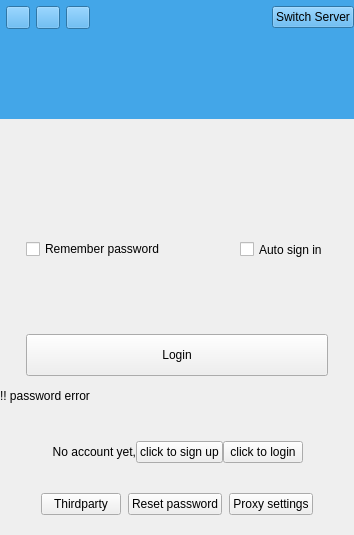
<?xml version="1.0" encoding="UTF-8"?>
<ui version="4.0">
 <class>wizLoginWidget</class>
 <widget class="QWidget" name="wizLoginWidget">
  <property name="geometry">
   <rect>
    <x>0</x>
    <y>0</y>
    <width>354</width>
    <height>535</height>
   </rect>
  </property>
  <property name="maximumSize">
   <size>
    <width>354</width>
    <height>16777215</height>
   </size>
  </property>
  <property name="windowTitle">
   <string>Form</string>
  </property>
  <layout class="QVBoxLayout" name="verticalLayout_7">
   <property name="spacing">
    <number>0</number>
   </property>
   <property name="leftMargin">
    <number>0</number>
   </property>
   <property name="topMargin">
    <number>0</number>
   </property>
   <property name="rightMargin">
    <number>0</number>
   </property>
   <property name="bottomMargin">
    <number>0</number>
   </property>
   <item>
    <layout class="QHBoxLayout" name="layout_titleBar">
     <item>
      <widget class="QWidget" name="widget_titleBar" native="true">
       <property name="minimumSize">
        <size>
         <width>0</width>
         <height>0</height>
        </size>
       </property>
       <property name="autoFillBackground">
        <bool>false</bool>
       </property>
       <property name="styleSheet">
        <string notr="true">background-color:#43a6e8</string>
       </property>
       <layout class="QHBoxLayout" name="horizontalLayout_7">
        <property name="leftMargin">
         <number>0</number>
        </property>
        <property name="topMargin">
         <number>0</number>
        </property>
        <property name="rightMargin">
         <number>0</number>
        </property>
        <property name="bottomMargin">
         <number>0</number>
        </property>
        <item>
         <layout class="QHBoxLayout" name="horizontalLayout">
          <property name="spacing">
           <number>6</number>
          </property>
          <property name="leftMargin">
           <number>6</number>
          </property>
          <property name="topMargin">
           <number>6</number>
          </property>
          <item>
           <widget class="QToolButton" name="btn_close">
            <property name="text">
             <string/>
            </property>
           </widget>
          </item>
          <item>
           <widget class="QToolButton" name="btn_max">
            <property name="text">
             <string/>
            </property>
           </widget>
          </item>
          <item>
           <widget class="QToolButton" name="btn_min">
            <property name="text">
             <string/>
            </property>
           </widget>
          </item>
          <item>
           <spacer name="horizontalSpacer">
            <property name="orientation">
             <enum>Qt::Horizontal</enum>
            </property>
            <property name="sizeHint" stdset="0">
             <size>
              <width>40</width>
              <height>20</height>
             </size>
            </property>
           </spacer>
          </item>
          <item>
           <widget class="QPushButton" name="btn_selectServer">
            <property name="text">
             <string>Switch Server</string>
            </property>
           </widget>
          </item>
         </layout>
        </item>
       </layout>
      </widget>
     </item>
    </layout>
   </item>
   <item>
    <widget class="QWidget" name="widget" native="true">
     <property name="styleSheet">
      <string notr="true">background-color: #43A6E8;</string>
     </property>
     <layout class="QHBoxLayout" name="horizontalLayout_8">
      <property name="spacing">
       <number>0</number>
      </property>
      <property name="leftMargin">
       <number>0</number>
      </property>
      <property name="topMargin">
       <number>0</number>
      </property>
      <property name="rightMargin">
       <number>0</number>
      </property>
      <property name="bottomMargin">
       <number>0</number>
      </property>
      <item>
       <layout class="QHBoxLayout" name="horizontalLayout_10">
        <property name="spacing">
         <number>0</number>
        </property>
        <item>
         <spacer name="horizontalSpacer_7">
          <property name="orientation">
           <enum>Qt::Horizontal</enum>
          </property>
          <property name="sizeHint" stdset="0">
           <size>
            <width>0</width>
            <height>10</height>
           </size>
          </property>
         </spacer>
        </item>
        <item>
         <widget class="QLabel" name="label_logo">
          <property name="minimumSize">
           <size>
            <width>0</width>
            <height>90</height>
           </size>
          </property>
          <property name="styleSheet">
           <string notr="true"/>
          </property>
          <property name="text">
           <string/>
          </property>
         </widget>
        </item>
        <item>
         <spacer name="horizontalSpacer_12">
          <property name="orientation">
           <enum>Qt::Horizontal</enum>
          </property>
          <property name="sizeHint" stdset="0">
           <size>
            <width>0</width>
            <height>10</height>
           </size>
          </property>
         </spacer>
        </item>
       </layout>
      </item>
     </layout>
    </widget>
   </item>
   <item>
    <widget class="QLabel" name="label_placehold">
     <property name="minimumSize">
      <size>
       <width>0</width>
       <height>20</height>
      </size>
     </property>
     <property name="text">
      <string/>
     </property>
    </widget>
   </item>
   <item>
    <widget class="QStackedWidget" name="stackedWidget">
     <property name="currentIndex">
      <number>0</number>
     </property>
     <widget class="QWidget" name="page">
      <layout class="QVBoxLayout" name="verticalLayout_3">
       <property name="spacing">
        <number>0</number>
       </property>
       <property name="leftMargin">
        <number>0</number>
       </property>
       <property name="topMargin">
        <number>25</number>
       </property>
       <property name="rightMargin">
        <number>0</number>
       </property>
       <property name="bottomMargin">
        <number>10</number>
       </property>
       <item>
        <layout class="QHBoxLayout" name="horizontalLayout_9">
         <property name="spacing">
          <number>0</number>
         </property>
         <item>
          <spacer name="horizontalSpacer_2">
           <property name="orientation">
            <enum>Qt::Horizontal</enum>
           </property>
           <property name="sizeHint" stdset="0">
            <size>
             <width>10</width>
             <height>20</height>
            </size>
           </property>
          </spacer>
         </item>
         <item>
          <layout class="QVBoxLayout" name="verticalLayout_2">
           <property name="spacing">
            <number>0</number>
           </property>
           <item>
            <layout class="QVBoxLayout" name="verticalLayout">
             <property name="spacing">
              <number>0</number>
             </property>
             <item>
              <widget class="CWizIconLineEditContainer" name="wgt_usercontainer" native="true">
               <property name="sizePolicy">
                <sizepolicy hsizetype="Preferred" vsizetype="Maximum">
                 <horstretch>0</horstretch>
                 <verstretch>0</verstretch>
                </sizepolicy>
               </property>
               <property name="minimumSize">
                <size>
                 <width>0</width>
                 <height>15</height>
                </size>
               </property>
              </widget>
             </item>
             <item>
              <widget class="CWizIconLineEditContainer" name="wgt_passwordcontainer" native="true">
               <property name="sizePolicy">
                <sizepolicy hsizetype="Preferred" vsizetype="Maximum">
                 <horstretch>0</horstretch>
                 <verstretch>0</verstretch>
                </sizepolicy>
               </property>
               <property name="minimumSize">
                <size>
                 <width>0</width>
                 <height>15</height>
                </size>
               </property>
              </widget>
             </item>
             <item>
              <widget class="CWizIconLineEditContainer" name="wgt_serveroptioncontainer" native="true">
               <property name="minimumSize">
                <size>
                 <width>0</width>
                 <height>15</height>
                </size>
               </property>
              </widget>
             </item>
             <item>
              <spacer name="verticalSpacer_2">
               <property name="orientation">
                <enum>Qt::Vertical</enum>
               </property>
               <property name="sizeHint" stdset="0">
                <size>
                 <width>20</width>
                 <height>8</height>
                </size>
               </property>
              </spacer>
             </item>
            </layout>
           </item>
           <item>
            <layout class="QHBoxLayout" name="horizontalLayout_2">
             <property name="spacing">
              <number>0</number>
             </property>
             <item>
              <widget class="QCheckBox" name="cbx_remberPassword">
               <property name="sizePolicy">
                <sizepolicy hsizetype="Maximum" vsizetype="Preferred">
                 <horstretch>0</horstretch>
                 <verstretch>0</verstretch>
                </sizepolicy>
               </property>
               <property name="maximumSize">
                <size>
                 <width>16777215</width>
                 <height>30</height>
                </size>
               </property>
               <property name="text">
                <string>Remember password</string>
               </property>
              </widget>
             </item>
             <item>
              <spacer name="horizontalSpacer_6">
               <property name="orientation">
                <enum>Qt::Horizontal</enum>
               </property>
               <property name="sizeHint" stdset="0">
                <size>
                 <width>5</width>
                 <height>33</height>
                </size>
               </property>
              </spacer>
             </item>
             <item>
              <widget class="QCheckBox" name="cbx_autologin">
               <property name="sizePolicy">
                <sizepolicy hsizetype="Maximum" vsizetype="Minimum">
                 <horstretch>0</horstretch>
                 <verstretch>0</verstretch>
                </sizepolicy>
               </property>
               <property name="maximumSize">
                <size>
                 <width>16777215</width>
                 <height>42</height>
                </size>
               </property>
               <property name="text">
                <string>Auto sign in</string>
               </property>
              </widget>
             </item>
            </layout>
           </item>
           <item>
            <spacer name="verticalSpacer">
             <property name="orientation">
              <enum>Qt::Vertical</enum>
             </property>
             <property name="sizeHint" stdset="0">
              <size>
               <width>20</width>
               <height>15</height>
              </size>
             </property>
            </spacer>
           </item>
           <item>
            <layout class="QHBoxLayout" name="horizontalLayout_3">
             <property name="spacing">
              <number>0</number>
             </property>
             <item>
              <widget class="CWizImageButton" name="btn_login">
               <property name="sizePolicy">
                <sizepolicy hsizetype="Minimum" vsizetype="Preferred">
                 <horstretch>0</horstretch>
                 <verstretch>0</verstretch>
                </sizepolicy>
               </property>
               <property name="minimumSize">
                <size>
                 <width>302</width>
                 <height>42</height>
                </size>
               </property>
               <property name="styleSheet">
                <string notr="true"/>
               </property>
               <property name="text">
                <string>Login</string>
               </property>
              </widget>
             </item>
            </layout>
           </item>
          </layout>
         </item>
         <item>
          <spacer name="horizontalSpacer_3">
           <property name="orientation">
            <enum>Qt::Horizontal</enum>
           </property>
           <property name="sizeHint" stdset="0">
            <size>
             <width>10</width>
             <height>20</height>
            </size>
           </property>
          </spacer>
         </item>
        </layout>
       </item>
      </layout>
     </widget>
     <widget class="QWidget" name="page_2">
      <layout class="QVBoxLayout" name="verticalLayout_8">
       <property name="spacing">
        <number>0</number>
       </property>
       <property name="leftMargin">
        <number>0</number>
       </property>
       <property name="topMargin">
        <number>25</number>
       </property>
       <property name="rightMargin">
        <number>0</number>
       </property>
       <property name="bottomMargin">
        <number>10</number>
       </property>
       <item>
        <layout class="QHBoxLayout" name="horizontalLayout_4">
         <property name="spacing">
          <number>0</number>
         </property>
         <item>
          <spacer name="horizontalSpacer_4">
           <property name="orientation">
            <enum>Qt::Horizontal</enum>
           </property>
           <property name="sizeHint" stdset="0">
            <size>
             <width>13</width>
             <height>10</height>
            </size>
           </property>
          </spacer>
         </item>
         <item>
          <layout class="QVBoxLayout" name="verticalLayout_6">
           <property name="spacing">
            <number>0</number>
           </property>
           <item>
            <layout class="QVBoxLayout" name="verticalLayout_5">
             <property name="spacing">
              <number>0</number>
             </property>
             <item>
              <widget class="CWizIconLineEditContainer" name="wgt_newUser" native="true">
               <property name="minimumSize">
                <size>
                 <width>0</width>
                 <height>15</height>
                </size>
               </property>
              </widget>
             </item>
             <item>
              <widget class="CWizIconLineEditContainer" name="wgt_newPassword" native="true">
               <property name="minimumSize">
                <size>
                 <width>0</width>
                 <height>15</height>
                </size>
               </property>
              </widget>
             </item>
             <item>
              <widget class="CWizIconLineEditContainer" name="wgt_passwordRepeat" native="true">
               <property name="minimumSize">
                <size>
                 <width>0</width>
                 <height>15</height>
                </size>
               </property>
              </widget>
             </item>
            </layout>
           </item>
           <item>
            <spacer name="verticalSpacer_6">
             <property name="orientation">
              <enum>Qt::Vertical</enum>
             </property>
             <property name="sizeHint" stdset="0">
              <size>
               <width>301</width>
               <height>20</height>
              </size>
             </property>
            </spacer>
           </item>
           <item>
            <layout class="QVBoxLayout" name="verticalLayout_4">
             <property name="spacing">
              <number>0</number>
             </property>
             <item>
              <widget class="CWizImageButton" name="btn_singUp">
               <property name="sizePolicy">
                <sizepolicy hsizetype="Minimum" vsizetype="Maximum">
                 <horstretch>0</horstretch>
                 <verstretch>0</verstretch>
                </sizepolicy>
               </property>
               <property name="minimumSize">
                <size>
                 <width>302</width>
                 <height>42</height>
                </size>
               </property>
               <property name="text">
                <string>Create Account</string>
               </property>
              </widget>
             </item>
            </layout>
           </item>
          </layout>
         </item>
         <item>
          <spacer name="horizontalSpacer_5">
           <property name="orientation">
            <enum>Qt::Horizontal</enum>
           </property>
           <property name="sizeHint" stdset="0">
            <size>
             <width>13</width>
             <height>10</height>
            </size>
           </property>
          </spacer>
         </item>
        </layout>
       </item>
      </layout>
     </widget>
    </widget>
   </item>
   <item>
    <widget class="QLabel" name="label_passwordError">
     <property name="minimumSize">
      <size>
       <width>0</width>
       <height>20</height>
      </size>
     </property>
     <property name="text">
      <string>!! password error</string>
     </property>
     <property name="wordWrap">
      <bool>true</bool>
     </property>
    </widget>
   </item>
   <item>
    <widget class="QLabel" name="label_separator2">
     <property name="minimumSize">
      <size>
       <width>0</width>
       <height>25</height>
      </size>
     </property>
     <property name="maximumSize">
      <size>
       <width>16777215</width>
       <height>25</height>
      </size>
     </property>
     <property name="text">
      <string/>
     </property>
    </widget>
   </item>
   <item>
    <layout class="QHBoxLayout" name="horizontalLayout_5">
     <property name="topMargin">
      <number>10</number>
     </property>
     <property name="bottomMargin">
      <number>15</number>
     </property>
     <item>
      <spacer name="horizontalSpacer_10">
       <property name="orientation">
        <enum>Qt::Horizontal</enum>
       </property>
       <property name="sizeHint" stdset="0">
        <size>
         <width>10</width>
         <height>0</height>
        </size>
       </property>
      </spacer>
     </item>
     <item>
      <widget class="QLabel" name="label_noaccount">
       <property name="sizePolicy">
        <sizepolicy hsizetype="Maximum" vsizetype="Preferred">
         <horstretch>0</horstretch>
         <verstretch>0</verstretch>
        </sizepolicy>
       </property>
       <property name="text">
        <string>No account yet,</string>
       </property>
       <property name="alignment">
        <set>Qt::AlignRight|Qt::AlignTrailing|Qt::AlignVCenter</set>
       </property>
      </widget>
     </item>
     <item>
      <widget class="QPushButton" name="btn_changeToSignin">
       <property name="sizePolicy">
        <sizepolicy hsizetype="Maximum" vsizetype="Fixed">
         <horstretch>0</horstretch>
         <verstretch>0</verstretch>
        </sizepolicy>
       </property>
       <property name="cursor">
        <cursorShape>PointingHandCursor</cursorShape>
       </property>
       <property name="text">
        <string>click to sign up</string>
       </property>
      </widget>
     </item>
     <item>
      <widget class="QPushButton" name="btn_changeToLogin">
       <property name="sizePolicy">
        <sizepolicy hsizetype="Maximum" vsizetype="Fixed">
         <horstretch>0</horstretch>
         <verstretch>0</verstretch>
        </sizepolicy>
       </property>
       <property name="cursor">
        <cursorShape>PointingHandCursor</cursorShape>
       </property>
       <property name="text">
        <string>click to login</string>
       </property>
      </widget>
     </item>
     <item>
      <spacer name="horizontalSpacer_11">
       <property name="orientation">
        <enum>Qt::Horizontal</enum>
       </property>
       <property name="sizeHint" stdset="0">
        <size>
         <width>10</width>
         <height>0</height>
        </size>
       </property>
      </spacer>
     </item>
    </layout>
   </item>
   <item>
    <layout class="QHBoxLayout" name="horizontalLayout_6">
     <property name="spacing">
      <number>0</number>
     </property>
     <property name="topMargin">
      <number>15</number>
     </property>
     <property name="bottomMargin">
      <number>20</number>
     </property>
     <item>
      <spacer name="horizontalSpacer_9">
       <property name="orientation">
        <enum>Qt::Horizontal</enum>
       </property>
       <property name="sizeHint" stdset="0">
        <size>
         <width>10</width>
         <height>0</height>
        </size>
       </property>
      </spacer>
     </item>
     <item>
      <widget class="QPushButton" name="btn_snsLogin">
       <property name="cursor">
        <cursorShape>PointingHandCursor</cursorShape>
       </property>
       <property name="text">
        <string>Thirdparty</string>
       </property>
      </widget>
     </item>
     <item>
      <widget class="QLabel" name="label_separator3">
       <property name="text">
        <string/>
       </property>
      </widget>
     </item>
     <item>
      <widget class="QPushButton" name="btn_fogetpass">
       <property name="sizePolicy">
        <sizepolicy hsizetype="Maximum" vsizetype="Fixed">
         <horstretch>0</horstretch>
         <verstretch>0</verstretch>
        </sizepolicy>
       </property>
       <property name="cursor">
        <cursorShape>PointingHandCursor</cursorShape>
       </property>
       <property name="text">
        <string>Reset password</string>
       </property>
      </widget>
     </item>
     <item>
      <widget class="QLabel" name="label_separator4">
       <property name="text">
        <string/>
       </property>
      </widget>
     </item>
     <item>
      <widget class="QPushButton" name="btn_proxysetting">
       <property name="sizePolicy">
        <sizepolicy hsizetype="Maximum" vsizetype="Fixed">
         <horstretch>0</horstretch>
         <verstretch>0</verstretch>
        </sizepolicy>
       </property>
       <property name="cursor">
        <cursorShape>PointingHandCursor</cursorShape>
       </property>
       <property name="text">
        <string>Proxy settings</string>
       </property>
      </widget>
     </item>
     <item>
      <spacer name="horizontalSpacer_8">
       <property name="orientation">
        <enum>Qt::Horizontal</enum>
       </property>
       <property name="sizeHint" stdset="0">
        <size>
         <width>10</width>
         <height>0</height>
        </size>
       </property>
      </spacer>
     </item>
    </layout>
   </item>
  </layout>
 </widget>
 <customwidgets>
  <customwidget>
   <class>CWizImageButton</class>
   <extends>QPushButton</extends>
   <header>share/wizui.h</header>
  </customwidget>
  <customwidget>
   <class>CWizIconLineEditContainer</class>
   <extends>QWidget</extends>
   <header>share/wizui.h</header>
   <container>1</container>
  </customwidget>
 </customwidgets>
 <tabstops>
  <tabstop>btn_close</tabstop>
  <tabstop>cbx_remberPassword</tabstop>
  <tabstop>cbx_autologin</tabstop>
  <tabstop>btn_login</tabstop>
  <tabstop>btn_singUp</tabstop>
  <tabstop>btn_changeToSignin</tabstop>
  <tabstop>btn_changeToLogin</tabstop>
  <tabstop>btn_fogetpass</tabstop>
  <tabstop>btn_max</tabstop>
  <tabstop>btn_min</tabstop>
 </tabstops>
 <resources/>
 <connections/>
</ui>
